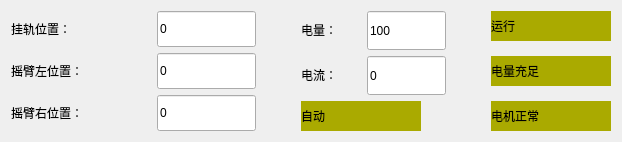
<?xml version="1.0" encoding="UTF-8"?>
<ui version="4.0">
 <class>mountInfoShow</class>
 <widget class="QWidget" name="mountInfoShow">
  <property name="geometry">
   <rect>
    <x>0</x>
    <y>0</y>
    <width>622</width>
    <height>142</height>
   </rect>
  </property>
  <property name="windowTitle">
   <string>Form</string>
  </property>
  <layout class="QHBoxLayout" name="horizontalLayout_6">
   <item>
    <layout class="QVBoxLayout" name="verticalLayout">
     <item>
      <layout class="QHBoxLayout" name="horizontalLayout">
       <item>
        <widget class="QLabel" name="label">
         <property name="minimumSize">
          <size>
           <width>140</width>
           <height>30</height>
          </size>
         </property>
         <property name="maximumSize">
          <size>
           <width>140</width>
           <height>30</height>
          </size>
         </property>
         <property name="styleSheet">
          <string notr="true">font: 14pt &quot;微软雅黑&quot;;</string>
         </property>
         <property name="text">
          <string>挂轨位置：</string>
         </property>
        </widget>
       </item>
       <item>
        <widget class="QLineEdit" name="lineEdit">
         <property name="maximumSize">
          <size>
           <width>100</width>
           <height>50</height>
          </size>
         </property>
         <property name="styleSheet">
          <string notr="true">font: 12pt &quot;微软雅黑&quot;;</string>
         </property>
         <property name="text">
          <string>0</string>
         </property>
        </widget>
       </item>
      </layout>
     </item>
     <item>
      <layout class="QHBoxLayout" name="horizontalLayout_2">
       <item>
        <widget class="QLabel" name="label_2">
         <property name="minimumSize">
          <size>
           <width>140</width>
           <height>30</height>
          </size>
         </property>
         <property name="maximumSize">
          <size>
           <width>140</width>
           <height>30</height>
          </size>
         </property>
         <property name="styleSheet">
          <string notr="true">font: 14pt &quot;微软雅黑&quot;;</string>
         </property>
         <property name="text">
          <string>摇臂左位置：</string>
         </property>
        </widget>
       </item>
       <item>
        <widget class="QLineEdit" name="lineEdit_2">
         <property name="enabled">
          <bool>true</bool>
         </property>
         <property name="maximumSize">
          <size>
           <width>100</width>
           <height>50</height>
          </size>
         </property>
         <property name="styleSheet">
          <string notr="true">font: 12pt &quot;微软雅黑&quot;;</string>
         </property>
         <property name="text">
          <string>0</string>
         </property>
        </widget>
       </item>
      </layout>
     </item>
     <item>
      <layout class="QHBoxLayout" name="horizontalLayout_3">
       <item>
        <widget class="QLabel" name="label_3">
         <property name="minimumSize">
          <size>
           <width>140</width>
           <height>30</height>
          </size>
         </property>
         <property name="maximumSize">
          <size>
           <width>140</width>
           <height>30</height>
          </size>
         </property>
         <property name="styleSheet">
          <string notr="true">font: 14pt &quot;微软雅黑&quot;;</string>
         </property>
         <property name="text">
          <string>摇臂右位置：</string>
         </property>
        </widget>
       </item>
       <item>
        <widget class="QLineEdit" name="lineEdit_3">
         <property name="enabled">
          <bool>true</bool>
         </property>
         <property name="maximumSize">
          <size>
           <width>100</width>
           <height>50</height>
          </size>
         </property>
         <property name="styleSheet">
          <string notr="true">font: 12pt &quot;微软雅黑&quot;;</string>
         </property>
         <property name="text">
          <string>0</string>
         </property>
        </widget>
       </item>
      </layout>
     </item>
    </layout>
   </item>
   <item>
    <spacer name="horizontalSpacer">
     <property name="orientation">
      <enum>Qt::Horizontal</enum>
     </property>
     <property name="sizeHint" stdset="0">
      <size>
       <width>40</width>
       <height>20</height>
      </size>
     </property>
    </spacer>
   </item>
   <item>
    <layout class="QVBoxLayout" name="verticalLayout_2">
     <item>
      <layout class="QHBoxLayout" name="horizontalLayout_4">
       <item>
        <widget class="QLabel" name="label_4">
         <property name="minimumSize">
          <size>
           <width>60</width>
           <height>30</height>
          </size>
         </property>
         <property name="maximumSize">
          <size>
           <width>60</width>
           <height>30</height>
          </size>
         </property>
         <property name="styleSheet">
          <string notr="true">font: 14pt &quot;微软雅黑&quot;;</string>
         </property>
         <property name="text">
          <string>电量：</string>
         </property>
        </widget>
       </item>
       <item>
        <widget class="QLineEdit" name="lineEdit_4">
         <property name="maximumSize">
          <size>
           <width>80</width>
           <height>40</height>
          </size>
         </property>
         <property name="styleSheet">
          <string notr="true">font: 12pt &quot;微软雅黑&quot;;</string>
         </property>
         <property name="text">
          <string>100</string>
         </property>
        </widget>
       </item>
      </layout>
     </item>
     <item>
      <layout class="QHBoxLayout" name="horizontalLayout_5">
       <item>
        <widget class="QLabel" name="label_5">
         <property name="minimumSize">
          <size>
           <width>60</width>
           <height>30</height>
          </size>
         </property>
         <property name="maximumSize">
          <size>
           <width>60</width>
           <height>30</height>
          </size>
         </property>
         <property name="styleSheet">
          <string notr="true">font: 14pt &quot;微软雅黑&quot;;</string>
         </property>
         <property name="text">
          <string>电流：</string>
         </property>
        </widget>
       </item>
       <item>
        <widget class="QLineEdit" name="lineEdit_5">
         <property name="maximumSize">
          <size>
           <width>80</width>
           <height>40</height>
          </size>
         </property>
         <property name="styleSheet">
          <string notr="true">font: 12pt &quot;微软雅黑&quot;;</string>
         </property>
         <property name="text">
          <string>0</string>
         </property>
        </widget>
       </item>
      </layout>
     </item>
     <item>
      <widget class="QLabel" name="label_9">
       <property name="minimumSize">
        <size>
         <width>120</width>
         <height>30</height>
        </size>
       </property>
       <property name="maximumSize">
        <size>
         <width>120</width>
         <height>30</height>
        </size>
       </property>
       <property name="styleSheet">
        <string notr="true">font: 14pt &quot;微软雅黑&quot;;
background-color: rgb(170, 170, 0);</string>
       </property>
       <property name="text">
        <string>自动</string>
       </property>
      </widget>
     </item>
    </layout>
   </item>
   <item>
    <spacer name="horizontalSpacer_2">
     <property name="orientation">
      <enum>Qt::Horizontal</enum>
     </property>
     <property name="sizeHint" stdset="0">
      <size>
       <width>40</width>
       <height>20</height>
      </size>
     </property>
    </spacer>
   </item>
   <item>
    <layout class="QVBoxLayout" name="verticalLayout_3">
     <item>
      <widget class="QLabel" name="label_6">
       <property name="minimumSize">
        <size>
         <width>120</width>
         <height>30</height>
        </size>
       </property>
       <property name="maximumSize">
        <size>
         <width>120</width>
         <height>30</height>
        </size>
       </property>
       <property name="styleSheet">
        <string notr="true">font: 14pt &quot;微软雅黑&quot;;background-color: rgb(170, 170, 0);
</string>
       </property>
       <property name="text">
        <string>运行</string>
       </property>
      </widget>
     </item>
     <item>
      <spacer name="verticalSpacer">
       <property name="orientation">
        <enum>Qt::Vertical</enum>
       </property>
       <property name="sizeHint" stdset="0">
        <size>
         <width>20</width>
         <height>40</height>
        </size>
       </property>
      </spacer>
     </item>
     <item>
      <widget class="QLabel" name="label_7">
       <property name="minimumSize">
        <size>
         <width>120</width>
         <height>30</height>
        </size>
       </property>
       <property name="maximumSize">
        <size>
         <width>120</width>
         <height>30</height>
        </size>
       </property>
       <property name="styleSheet">
        <string notr="true">font: 14pt &quot;微软雅黑&quot;;background-color: rgb(170, 170, 0);</string>
       </property>
       <property name="text">
        <string>电量充足</string>
       </property>
      </widget>
     </item>
     <item>
      <spacer name="verticalSpacer_2">
       <property name="orientation">
        <enum>Qt::Vertical</enum>
       </property>
       <property name="sizeHint" stdset="0">
        <size>
         <width>20</width>
         <height>40</height>
        </size>
       </property>
      </spacer>
     </item>
     <item>
      <widget class="QLabel" name="label_8">
       <property name="minimumSize">
        <size>
         <width>120</width>
         <height>30</height>
        </size>
       </property>
       <property name="maximumSize">
        <size>
         <width>120</width>
         <height>30</height>
        </size>
       </property>
       <property name="styleSheet">
        <string notr="true">font: 14pt &quot;微软雅黑&quot;;
background-color: rgb(170, 170, 0);</string>
       </property>
       <property name="text">
        <string>电机正常</string>
       </property>
      </widget>
     </item>
    </layout>
   </item>
  </layout>
 </widget>
 <resources/>
 <connections/>
</ui>
